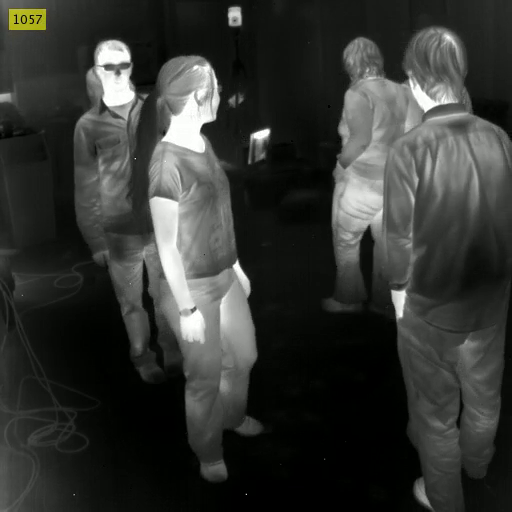
#> input picture frame 56 of data/input.mp4, 512 x 512 px
$ python thermal_screening.py
#> lines starting #> are read from the running program, lines starting #| are printed output that depends on the picture; after the words box and inside, x2 and y2 are one past the last pixel; in counts of white or black regions, pixels touching at a corner belong together
#> in main, frame is the input picture: shape (512, 512, 3); mean B, G, R 50.3, 53.5, 51.6
import os
import numpy as np
import cv2
import argparse

# Parse all arguments
parser = argparse.ArgumentParser(
    description='Thermal screening demo by Codevector Labs.')
parser.add_argument('-t', '--threshold_temperature', dest='threshold_temperature', default=100.5, type=float,
                    help='Threshold temperature in Farenheit (float)', required=False)
parser.add_argument('-b', '--binary_threshold', dest='binary_threshold', default=200, type=int,
                    help='Threshold pixel value for binary threshold (between 0-255)', required=False)
parser.add_argument('-c', '--conversion_factor', dest='conversion_factor', default=2.25, type=float,
                    help='Conversion factor to convert pixel value to temperature (float)', required=False)
parser.add_argument('-a', '--min_area', dest='min_area', default=2400, type=int,
                    help='Minimum area of the rectangle to consider for further porcessing (int)', required=False)
parser.add_argument('-i', '--input_video', dest='input_video', default=os.path.join("data", "input.mp4"), type=str,
                    help='Input video file path (string)', required=False)
parser.add_argument('-o', '--output_video', dest='output_video', default=os.path.join("output", "output.avi"), type=str,
                    help='Output video file path (string)', required=False)
parser.add_argument('-f', '--fps', dest='fps', default=15, type=int,
                    help='FPS of output video (int)', required=False)

args = parser.parse_args().__dict__


def convert_to_temperature(pixel_avg):
    """
    Converts pixel value (mean) to temperature (farenheit) depending upon the camera hardware
    """
    return pixel_avg / args['conversion_factor']


def process_frame(frame):

    frame = cv2.cvtColor(frame, cv2.COLOR_BGR2RGB)
    heatmap_gray = cv2.cvtColor(frame, cv2.COLOR_RGB2GRAY)
    heatmap = cv2.applyColorMap(heatmap_gray, cv2.COLORMAP_HOT)
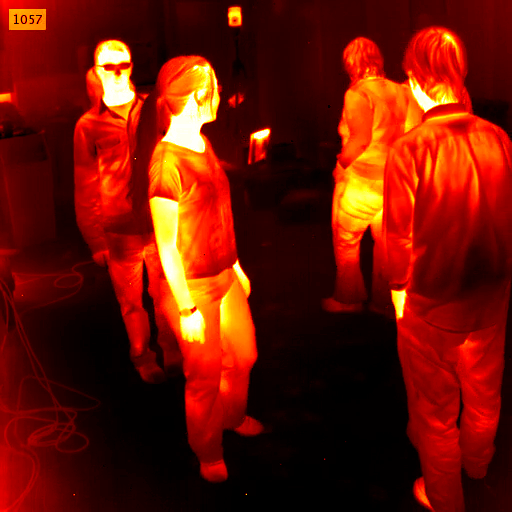
#> heatmap: shape (512, 512, 3); mean B, G, R 4.7, 20.6, 108.3

    # Binary threshold
    _, binary_thresh = cv2.threshold(
        heatmap_gray, args['binary_threshold'], 255, cv2.THRESH_BINARY)
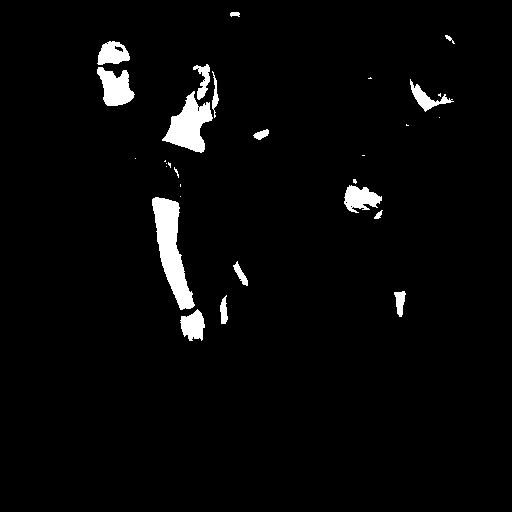
#> binary_thresh: shape (512, 512); 3.1% white; 30 white regions (14 under 20 px), largest, box (x1, y1, x2, y2) and area: (152, 197, 195, 310) 2234, (162, 91, 213, 153) 1580, (97, 67, 135, 106) 937

    # Image opening: Erosion followed by dilation
    kernel = np.ones((5, 5), np.uint8)
    image_erosion = cv2.erode(binary_thresh, kernel, iterations=1)
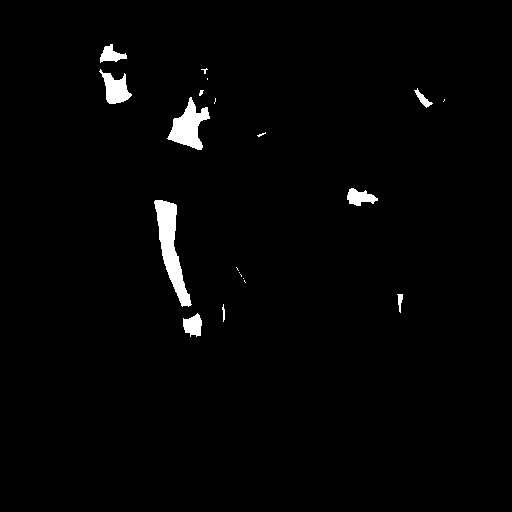
#> image_erosion: shape (512, 512); 1.7% white; 20 white regions (11 under 20 px), largest, box (x1, y1, x2, y2) and area: (154, 200, 192, 307) 1604, (167, 97, 210, 150) 1093, (99, 69, 132, 104) 606
    image_opening = cv2.dilate(image_erosion, kernel, iterations=1)
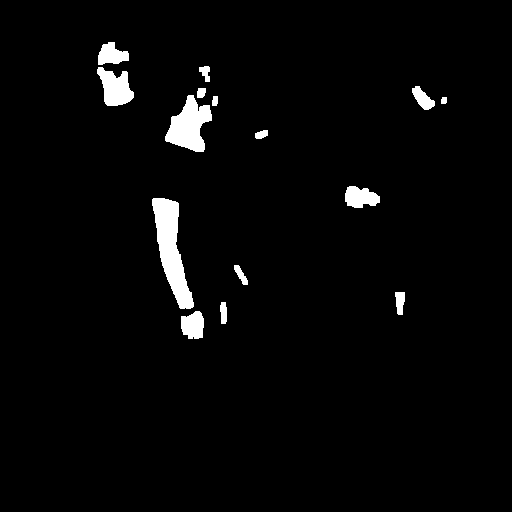
#> image_opening: shape (512, 512); 2.8% white; 15 white regions

    # Get contours from the image obtained by opening operation
    contours, _ = cv2.findContours(image_opening, 1, 2)
#> contours = 15 contours; largest, box (x1, y1, x2, y2) and area: (152, 198, 194, 309) 2088, (165, 95, 212, 152) 1448, (97, 67, 134, 106) 858, (345, 186, 380, 208) 514, (181, 311, 204, 339) 473

    image_with_rectangles = np.copy(heatmap)

    for contour in contours:
        # rectangle over each contour
        x, y, w, h = cv2.boundingRect(contour)

        # Pass if the area of rectangle is not large enough
        if (w) * (h) < args['min_area']:
            continue

        # Mask is boolean type of matrix.
        mask = np.zeros_like(heatmap_gray)
        cv2.drawContours(mask, contour, -1, 255, -1)

        # Mean of only those pixels which are in blocks and not the whole rectangle selected
        mean = convert_to_temperature(cv2.mean(heatmap_gray, mask=mask)[0])

        # Colors for rectangles and textmin_area
        temperature = round(mean, 2)
        color = (0, 255, 0) if temperature < args['threshold_temperature'] else (
            255, 255, 127)

        # Callback function if the following condition is true
        if temperature >= args['threshold_temperature']:
            # Call back function here
            cv2.putText(image_with_rectangles, "High temperature detected!!!", (50, 50),
                        cv2.FONT_HERSHEY_SIMPLEX, 1, color, 2, cv2.LINE_AA)

        # Draw rectangles for visualisation
        image_with_rectangles = cv2.rectangle(
            image_with_rectangles, (x, y), (x+w, y+h), color, 2)

        # Write temperature for each rectangle
        cv2.putText(image_with_rectangles, "{} F".format(temperature), (x, y),
                    cv2.FONT_HERSHEY_SIMPLEX, 0.7, color, 2, cv2.LINE_AA)
#> this loop made 15 passes
#> (x, y, w, h) on passes 1, 2, 3, 4, 6, 7, 8, 9, 11, 12, 13, 14: (181, 311, 23, 28), (220, 302, 7, 22), (395, 292, 10, 23), (234, 265, 14, 20), (345, 186, 35, 22), (255, 130, 13, 9), (441, 97, 6, 7), (212, 96, 6, 10), (197, 88, 9, 10), (412, 86, 23, 24), (97, 67, 37, 39), (199, 66, 11, 16)
#> (x, y, w, h, mean, temperature, color) on passes 5, 10: (152, 198, 42, 111, 95.63, 95.63, (0, 255, 0)), (165, 95, 47, 57, 100.7, 100.7, (255, 255, 127))
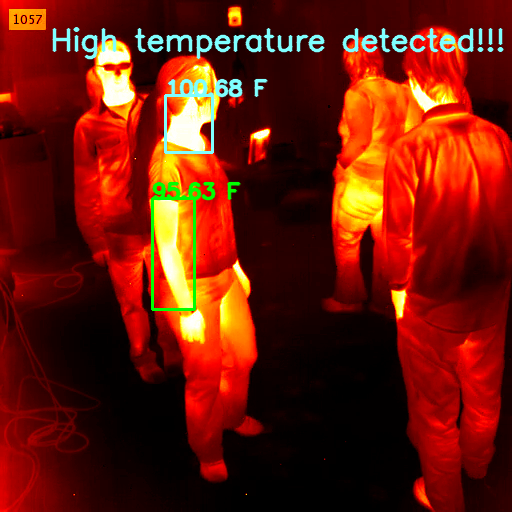
#> image_with_rectangles: shape (512, 512, 3); 3.37% of pixels changed, all inside (x1, y1, x2, y2) = (52, 27, 504, 311)
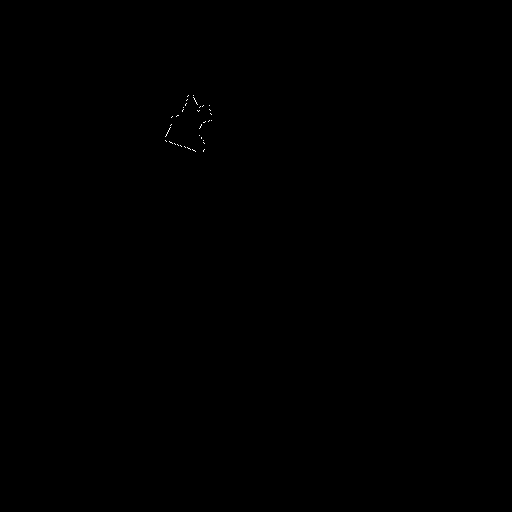
#> mask: shape (512, 512); 0.03% white in thin lines or dots, all inside (x1, y1, x2, y2) = (165, 95, 212, 152)

    return image_with_rectangles


def main():
    """
    Main driver function
    """
    video = cv2.VideoCapture(args['input_video'])
    video_frames = []

    while True:
        ret, frame = video.read()

        if not ret:
            break

        # Process each frame
        frame = process_frame(frame)
        height, width, _ = frame.shape
#> height = 512; width = 512
        video_frames.append(frame)

        # Show the video as it is being processed in a window
        cv2.imshow('frame', frame)

        if cv2.waitKey(1) & 0xFF == ord('q'):
#> (key q is pressed here)
            break

    video.release()
    cv2.destroyAllWindows()

    # Save video to output
    size = (height, width)
#> size = (512, 512)
    out = cv2.VideoWriter(args['output_video'],
                          cv2.VideoWriter_fourcc(*'DIVX'), args['fps'], size)
    for i in range(len(video_frames)):
        out.write(video_frames[i])
#> this loop made 1 pass
    out.release()


if __name__ == "__main__":
    main()

$ run again, starting later in the video
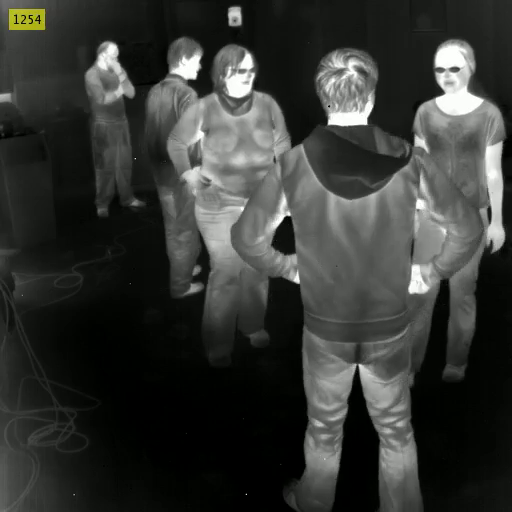
#> input picture frame 253 of data/input.mp4, 512 x 512 px
#> in main, frame is the input picture: shape (512, 512, 3); mean B, G, R 52.2, 55.4, 53.5
#> in process_frame, `_, binary_thresh = cv2.threshold( heatmap_gray, args['binary_threshold..`:
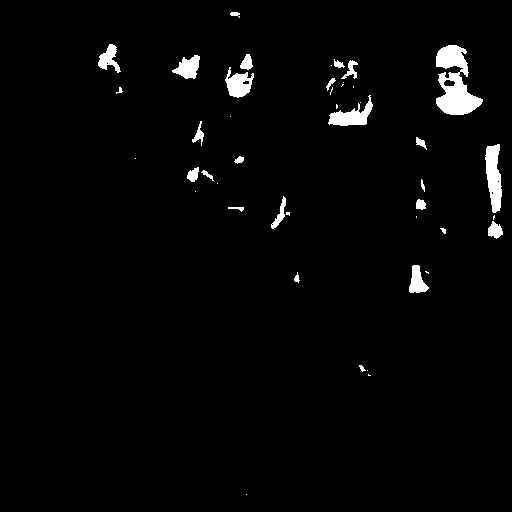
#> binary_thresh: shape (512, 512); 2.4% white; 44 white regions (18 under 20 px), largest, box (x1, y1, x2, y2) and area: (436, 45, 483, 115) 1827, (485, 144, 502, 213) 798, (328, 95, 373, 126) 610
#> image_erosion: shape (512, 512); 1% white; 21 white regions (9 under 20 px), largest, box (x1, y1, x2, y2) and area: (438, 75, 480, 113) 718, (488, 147, 500, 210) 429, (438, 47, 465, 66) 355
#> in process_frame, `image_opening = cv2.dilate(image_erosion, kernel, iterations=1)`:
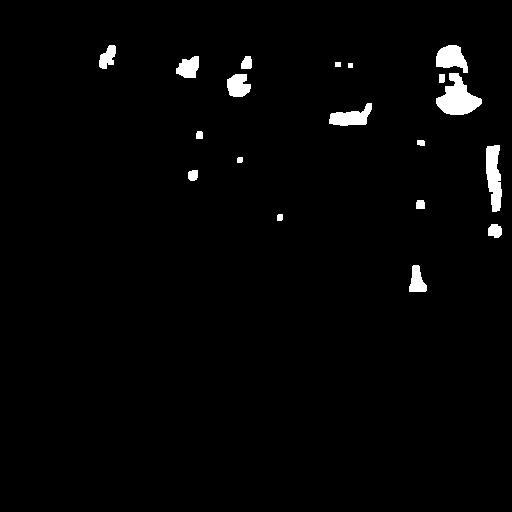
#> image_opening: shape (512, 512); 2% white; 19 white regions
#> contours = 19 contours, 1 with area under 20; largest, box (x1, y1, x2, y2) and area: (436, 73, 482, 115) 1010, (486, 145, 502, 212) 698, (436, 45, 468, 73) 540, (329, 103, 372, 126) 502, (227, 74, 251, 97) 388
#> the loop in process_frame, `for contour in contours:` made 19 passes
#> (x, y, w, h) on passes 1 to 8: (409, 265, 18, 27), (488, 224, 14, 14), (277, 214, 6, 7), (416, 200, 9, 9), (188, 170, 10, 11), (237, 157, 6, 6), (486, 145, 16, 67), (417, 140, 8, 6)
#> the loop in main, `for i in range(len(video_frames)):` made 1 pass

$ run again, starting later in the video
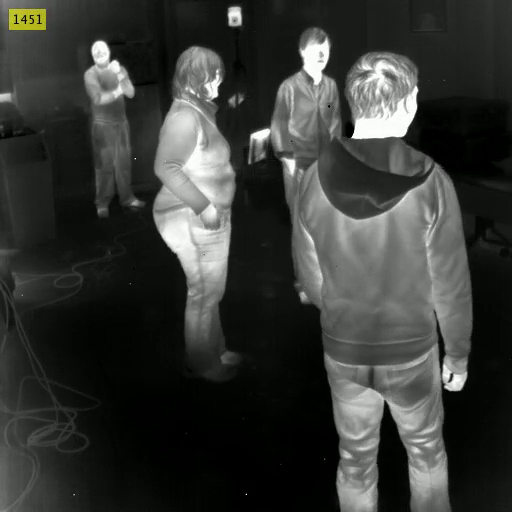
#> input picture frame 450 of data/input.mp4, 512 x 512 px
#> in main, frame is the input picture: shape (512, 512, 3); mean B, G, R 53.5, 56.8, 54.8
#> in process_frame, `_, binary_thresh = cv2.threshold( heatmap_gray, args['binary_threshold..`:
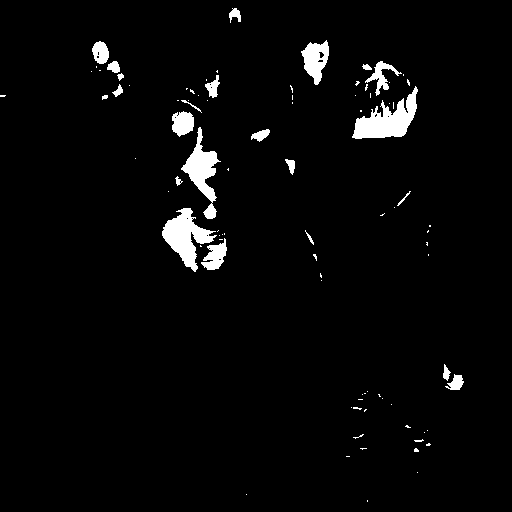
#> binary_thresh: shape (512, 512); 3.1% white; 89 white regions (66 under 20 px), largest, box (x1, y1, x2, y2) and area: (352, 86, 418, 139) 1650, (162, 208, 217, 272) 1539, (181, 127, 221, 219) 1291
#> image_erosion: shape (512, 512); 1.4% white; 18 white regions (5 under 20 px), largest, box (x1, y1, x2, y2) and area: (356, 96, 415, 137) 994, (164, 210, 211, 268) 930, (185, 147, 215, 199) 647
#> image_opening: shape (512, 512); 2.6% white; 16 white regions
#> contours = 17 contours, 1 with area under 20; largest, box (x1, y1, x2, y2) and area: (354, 94, 417, 139) 1414, (162, 208, 213, 270) 1358, (183, 145, 217, 201) 980, (302, 43, 329, 84) 609, (172, 112, 194, 135) 360
#> the loop in process_frame, `for contour in contours:` made 17 passes
#> (x, y, w, h) on passes 1, 2, 3, 5, 6, 7, 8, 10: (451, 375, 11, 15), (443, 370, 6, 9), (204, 244, 22, 26), (205, 206, 11, 13), (288, 160, 7, 10), (183, 145, 34, 56), (254, 130, 15, 11), (172, 112, 22, 23)
#> after the loop in process_frame, `for contour in contours:`:
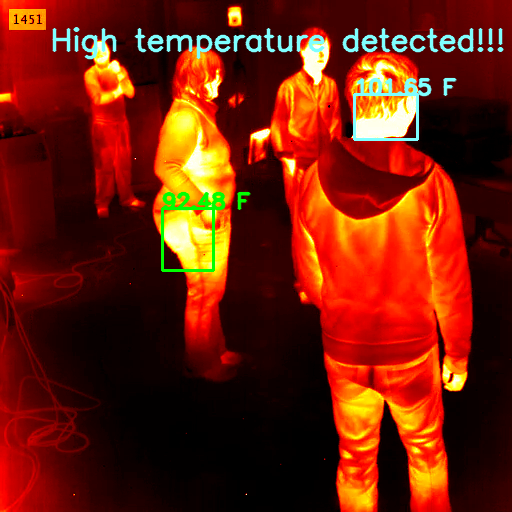
#> image_with_rectangles: shape (512, 512, 3); mean B, G, R 9, 30.7, 110.4
#> the loop in main, `for i in range(len(video_frames)):` made 1 pass
